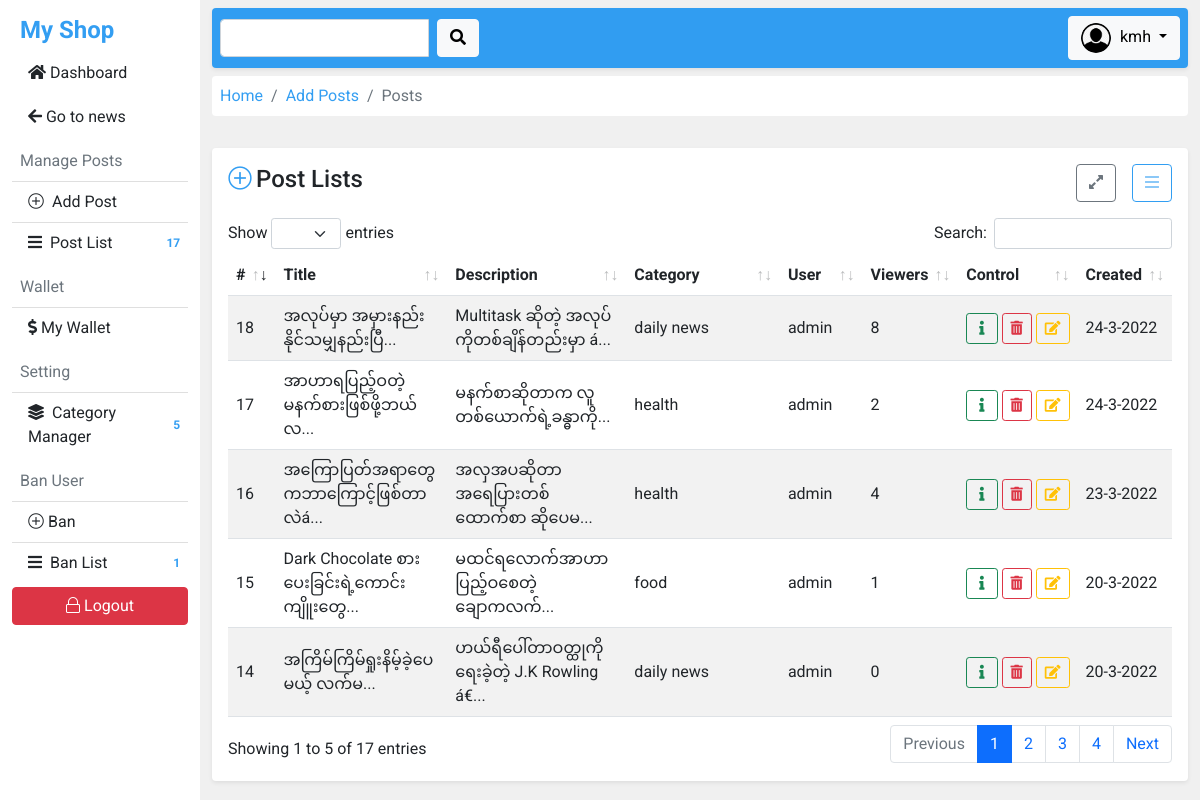
The page /post_list.php (signed in) on the database its author committed.
### tables this page shows
CREATE TABLE `posts` (
  `id` int(11) NOT NULL,
  `title` varchar(255) NOT NULL,
  `description` longtext NOT NULL,
  `user_id` int(11) NOT NULL,
  `category_id` int(11) NOT NULL,
  `is_publish` enum('0','1') NOT NULL DEFAULT '0',
  `ordering` int(11) DEFAULT NULL,
  `created_at` timestamp NOT NULL DEFAULT current_timestamp()
);

CREATE TABLE `categories` (
  `id` int(11) NOT NULL,
  `title` varchar(255) NOT NULL,
  `ordering` int(11) NOT NULL,
  `user_id` int(11) DEFAULT NULL,
  `created_at` timestamp NOT NULL DEFAULT current_timestamp()
);

### core/base.php (called while the page is built, shortened)
<?php
function con() {
    return $conn = new mysqli('localhost','root','','blog');
}
$url = "http://{$_SERVER["HTTP_HOST"]}/web_dev/5_sample_blog/";

### core/functions.php (called while the page is built, shortened)
<?php
function fetch($sql) {
    $query = mysqli_query(con(),$sql);
    $row = mysqli_fetch_assoc($query);
    return $row;
}
function fetchAll($sql) {
    $query = mysqli_query(con(),$sql);
    $rows = [];
    while($row = mysqli_fetch_assoc($query)) {
        array_push($rows,$row);
    }
    return $rows;
}
function short($str,$length = "100") {
        return substr($str,0,$length)."...";
}
function user($id) {
    $sql = "SELECT * FROM users WHERE id = $id";
    return fetch($sql);
}
function category($id) {
    $sql = "SELECT * FROM categories WHERE id = $id";
    return fetch($sql);
}
function posts() {
    if($_SESSION['user']['role'] == 2) {
        $current_user_id = $_SESSION['user']['id'];
        $sql = "SELECT * FROM posts WHERE user_id = '$current_user_id'";
    }else {
        $sql = "SELECT * FROM posts";
    }
    return fetchAll($sql);
}
function viewerCountByPost($post_id){
    $sql = "SELECT * FROM viewers WHERE post_id = $post_id";
    return fetchAll($sql);
}

### post_list.php (the view, shortened to what this page needs)
<?php include "./template/header.php"; ?>
    <div class="row">
        <div class="col-12 my-3">
            <nav aria-label="breadcrumb">
                <ol class="breadcrumb bg-white p-2 rounded">
                    <li class="breadcrumb-item"><a href="<?php echo "$url"; ?>index.php" class="text-pri text-decoration-none">Home</a></li>
                    <li class="breadcrumb-item active" aria-current="page"><a href="<?php echo "$url"; ?>post_add.php" class="text-pri text-decoration-none">Add Posts</a></li>
                    <li class="breadcrumb-item active" aria-current="page">Posts</li>
                </ol>
            </nav>
        </div>
    </div>
    <div class="row">
        <div class="col-12">
            <div class="card border border-0 shadow-sm mb-3">
                <div class="card-body">
                    <div class="d-flex justify-content-between align-items-center mb-3">
                        <div class="d-flex">
                            <h4 class="mb-0 me-1">
                                <i class="fal fa-plus-circle text-pri"></i>
                            </h4>
                            <p class="h4">Post Lists</p>
                        </div>
                        <div class="d-flex justify-content-between">
                            <a href="#" class="full-screen-btn btn btn-outline-secondary me-3"><i class="fas fa-expand-alt"></i></a>
                            <a href="<?php echo "$url"; ?>post_list.php" class="btn outline-pri"><i class="fal fa-bars text-pri"></i></a>
                        </div>
                    </div>
                    <table class="table table-striped table-hover mb-0" id="table">
                        <thead>
                            <tr>
                                <th>#</th>
                                <th>Title</th>
                                <th>Description</th>
                                <th>Category</th>
                                <?php if($_SESSION['user']['role'] < 2) { ?>
                                    <th>User</th>
                                <?php } ?>
                                <th>Viewers</th>
                                <th>Control</th>
                                <th>Created</th>
                            </tr>
                        </thead>
                        <tbody>
                            <?php foreach(posts() as $row) { ?>
                                <tr>
                                    <td><?php echo $row['id'] ?></td>
                                    <td><?php echo short($row['title']); ?></td>
                                    <td><?php echo short(strip_tags(html_entity_decode($row['description']))); ?></td>
                                    <td class="text-nowrap"><?php echo category($row['category_id'])['title'] ?></td>
                                    <?php if($_SESSION['user']['role'] < 2) { ?>
                                        <td class="text-nowrap"><?php print_r(user($row['user_id'])['name']); ?></td>
                                    <?php } ?>
                                    <td>
                                        <?php echo count(viewerCountByPost($row['id'])); ?>
                                    </td>
                                    <td class="text-nowrap">
                                        <a href="post_detail.php?id=<?php echo $row['id']; ?>" class="btn btn-sm btn-outline-success""><i class="fas fa-info px-1"></i></a>
                                        <a href="post_delete.php?id=<?php echo $row['id']; ?>" class="btn btn-sm btn-outline-danger" onclick="return confirm('Are u sure u want to delete?')"><i class="fas fa-trash-alt"></i></a>
                                        <a href="post_edit.php?id=<?php echo $row['category_id']; ?>&postid=<?php echo $row['id'] ?>" class="btn btn-sm btn-outline-warning"><i class="fas fa-edit"></i></a>
                                    </td>
                                    <td class="text-nowrap"><?php echo date('j-n-Y',strtotime($row['created_at'])) ?></td>
                                </tr>
                            <?php } ?>
                        </tbody>
                    </table>
                </div>
            </div>
        </div>
    </div>
<?php include "./template/footer.php"; ?>

### assets/css/style.css (style rules this page uses)
:root { --primary: #2397F1ED; --primary-soft: #f0f0f0; --soft-success: #8eecf5; }
* { margin: 0; padding: 0; box-sizing: border-box; }
body { font-family: 'Roboto', sans-serif; }
.text-pri { color: var(--primary); }
.outline-pri { border: 1px solid var(--primary); }
table tr td { vertical-align: middle; }

### rows shown on the page
posts: id "14", title "အကြိမ်ကြိမ်ရှုးနိမ့်ခဲ့ပေမယ့် လက်မ...", description "ဟယ်ရီပေါ်တာဝတ္ထုကို ရေးခဲ့တဲ့ J.K Rowling á€...", category.title "daily news", value "admin", count(viewerCountByPost($row['id'])) "0", created_at "20-3-2022"
posts: id "15", title "Dark Chocolate စားပေးခြင်းရဲ့ကောင်းကျိူးတွေ...", description "မထင်ရလောက်အာဟာပြည့်ဝစေတဲ့ ချောကလက်...", category.title "food", value "admin", count(viewerCountByPost($row['id'])) "1", created_at "20-3-2022"
posts: id "16", title "အကြောပြတ်အရာတွေကဘာကြောင့်ဖြစ်တာလဲá...", description "အလှအပဆိုတာအရေပြားတစ်ထောက်စာ ဆိုပေမ...", category.title "health", value "admin", count(viewerCountByPost($row['id'])) "4", created_at "23-3-2022"
posts: id "17", title "အာဟာရပြည့်ဝတဲ့ မနက်စားဖြစ်ဖို့ဘယ်လ...", description "မနက်စာဆိုတာက လူတစ်ယောက်ရဲ့ခန္ဓာကို...", category.title "health", value "admin", count(viewerCountByPost($row['id'])) "2", created_at "24-3-2022"
posts: id "18", title "အလုပ်မှာ အမှားနည်းနိုင်သမျှနည်းပြီ...", description "Multitask ဆိုတဲ့ အလုပ်ကိုတစ်ချိန်တည်းမှာ á...", category.title "daily news", value "admin", count(viewerCountByPost($row['id'])) "8", created_at "24-3-2022"

### other values the page prints
countTotal("posts") "17"
countTotal("categories") "5"
$_SESSION['user']['name'] "kmh"
